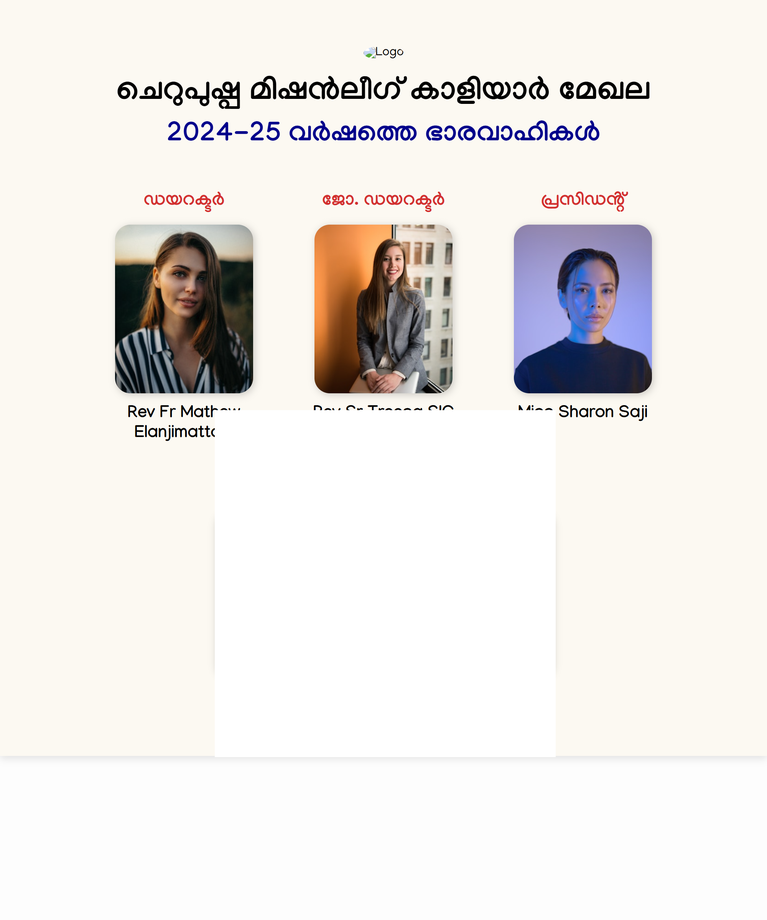
#> input picture poster.png, 767 x 920 px, shrunk from 2000 x 2400 before the run, found by its file name
$ python find_bezel.py
#> lines starting #> are read from the running program, lines starting #| are printed output that depends on the picture; after the words box and inside, x2 and y2 are one past the last pixel; in counts of white or black regions, pixels touching at a corner belong together
import cv2
import numpy as np

img = cv2.imread(r'D:\cml website\poster.png')
#> img is the input picture: shape (920, 767, 3); mean B, G, R 229.7, 232.4, 235.5
print("Finding black bezel...")
# We look for pixels where R,G,B are all < 50
dark = (img[:,:,0] < 50) & (img[:,:,1] < 50) & (img[:,:,2] < 50)
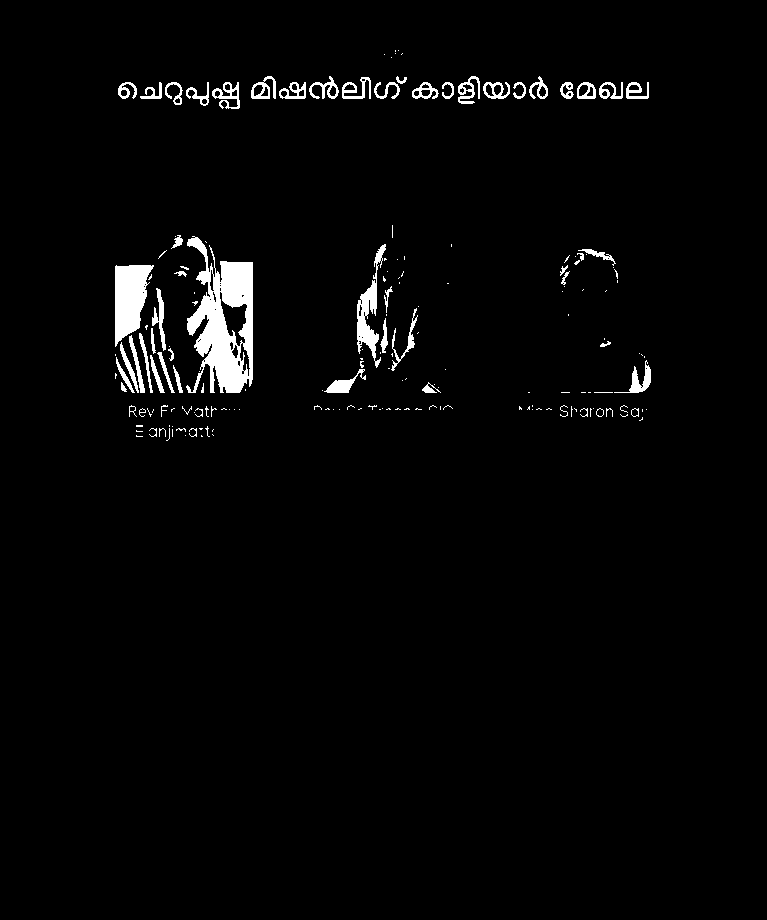
#> dark: shape (920, 767) bool; 2.5% white; 183 white regions (122 under 20 px), largest, box (x1, y1, x2, y2) and area: (186, 236, 253, 393) 5768, (115, 265, 154, 347) 2082, (357, 244, 386, 368) 1145
y_coords, x_coords = np.where(dark)
#> y_coords = 17297 values from 50 to 440; x_coords = 17297 values, max 650 at index 14253, min 115 at index 4860, mean 281.6

if len(y_coords) > 0:
    print(f"Top bezel around y={np.min(y_coords)}")
#| Top bezel around y=50
    print(f"Bottom bezel around y={np.max(y_coords)}")
#| Bottom bezel around y=440
    print(f"Left bezel around x={np.min(x_coords)}")
#| Left bezel around x=115
    print(f"Right bezel around x={np.max(x_coords)}")
#| Right bezel around x=650

    # To be more robust, find the bounding box of the largest dark component
    dark_uint8 = dark.astype(np.uint8) * 255
#> dark_uint8: shape (920, 767); 2.5% white; 183 white regions (122 under 20 px)
    contours, _ = cv2.findContours(dark_uint8, cv2.RETR_EXTERNAL, cv2.CHAIN_APPROX_SIMPLE)
#> contours = 183 contours, 136 with area under 20; largest, box (x1, y1, x2, y2) and area: (186, 236, 253, 393) 6281, (115, 265, 154, 347) 1978, (357, 244, 386, 368) 984, (251, 76, 276, 99) 312, (212, 82, 240, 109) 304
    largest = max(contours, key=cv2.contourArea)
#> largest = contour of 351 points, box (x1, y1, x2, y2) (186, 236, 253, 393), area 6281
    x, y, w, h = cv2.boundingRect(largest)
#> x = 186; y = 236; w = 67; h = 157
    print(f"\nLargest dark box (bezel): x={x}, y={y}, w={w}, h={h}")
#| Largest dark box (bezel): x=186, y=236, w=67, h=157
    print(f"Inner screen approx: x={x+20}, y={y+20}, w={w-40}, h={h-40}")
#| Inner screen approx: x=206, y=256, w=27, h=117
else:
    print("No dark pixels found.")
